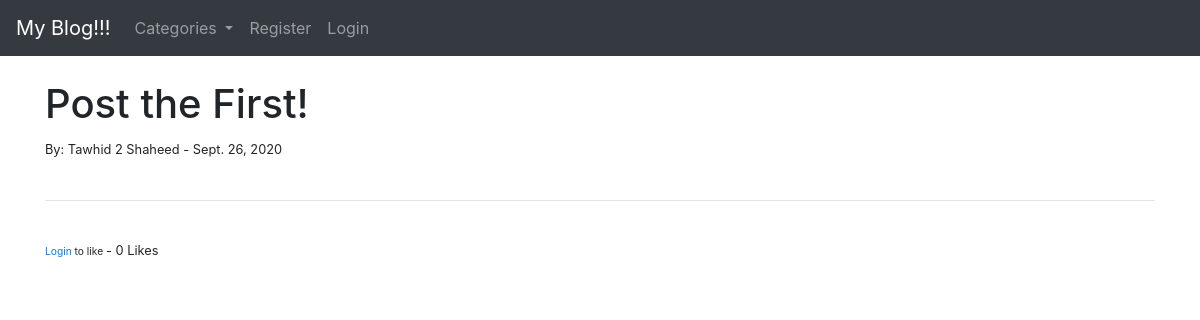
The page /aricle/1 on the database its author committed.
### ablog/models.py (models this page shows, shortened)
class Post(models.Model):
    title = models.CharField(max_length=255)
    title_tag = models.CharField(max_length=255, )
    author = models.ForeignKey(User, on_delete=models.CASCADE)
    body = RichTextField(blank=True, null=True)
    post_date = models.DateField(auto_now_add=True)
    category = models.CharField(max_length=255, default='coding')
    snippet = models.CharField(max_length=255,)
    likes = models.ManyToManyField(User, related_name='blog_post')
    def total_likes(self):
        return self.likes.count()

### ablog/views.py (the view)
# urls.py: path('aricle/<int:pk>', ArticleDetailView.as_view(), name="article-detail"),
class ArticleDetailView(DetailView):
    model = Post
    template_name = 'article_details.html'
    def get_context_data(self, *args, **kwargs) :
        cat_menu = Category.objects.all()
        context = super(ArticleDetailView, self).get_context_data(*args, **kwargs)
        stuff = get_object_or_404(Post, id=self.kwargs['pk'])
        total_likes = stuff.total_likes()
        liked = False
        if stuff.likes.filter(id=self.request.user.id).exists():
            liked = True
        context["cat_menu"] = cat_menu
        context["total_likes"] = total_likes
        context["liked"] = liked
        return context

### ablog/models.py (called while the page is built)
    def __str__(self) :
        return self.name

### ablog/templates/article_details.html (shortened to what this page needs)
{% extends 'base.html'%}
{% block content %}
    <h1> {{post.title}}   </h1>
    <small> By: {{post.author.first_name}} {{post.author.last_name}} - {{post.post_date }}
        <br/><br/>
        <hr>
        <br/>
        <form action="{% url 'like_post' post.pk %}"
        method="POST">
        {% if user.is_authenticated %}
            {% if liked %}
                <button type="submit", name="post_id", value=
                "{{ post.id }}", class="btn btn-danger btn-sm">Unlike</button> - {{ total_likes }} Likes
            {% else %}
                <button type="submit", name="post_id", value=
                "{{ post.id }}", class="btn btn-primary btn-sm">Like</button> - {{ total_likes }} Likes
            {% endif %}
            {% else %}
                <small><a href="{% url 'login'%}"> Login </a>to like </a></small> - {{ total_likes }} Likes
            {% endif %}
        </form>
{% endblock %}

### rows shown on the page
Post: title "Post the First!", author.first_name "Tawhid 2", author.last_name "Shaheed", post_date "Sept. 26, 2020"

### other values the page prints
{{ total_likes }} "0"
